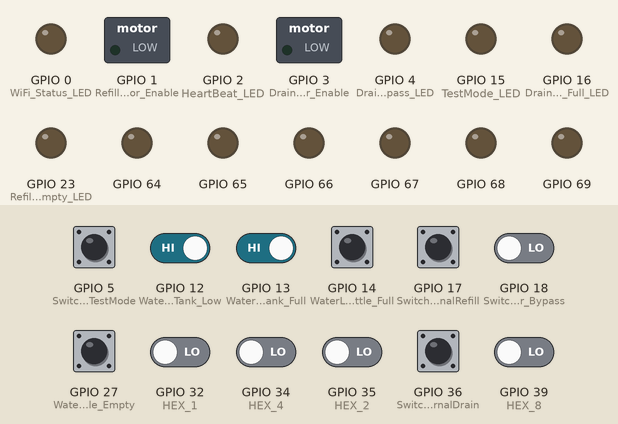
Simulated run of this sketch. Board: ESP32. Parts: switched loads named in the sketch (green lamp = pin HIGH), output pins drawn as LEDs (lit = HIGH). The inputs (shaded band) are chosen by the test bench; at power-on: GPIO 12 (WaterLevel_Tank_Low), GPIO 13 (WaterLevel_Tank_Full), GPIO 14 (WaterLevel_DrainBottle_Full), GPIO 27 (WaterLevel_RefillBottle_Empty) HIGH, GPIO 5 (Switch_TestMode), GPIO 17 (Switch_ExternalRefill), GPIO 18 (Switch_LowLevel_Sensor_Bypass), GPIO 32 (HEX_1), GPIO 34 (HEX_4), GPIO 35 (HEX_2), GPIO 36 (Switch_ExternalDrain), GPIO 39 (HEX_8) LOW.

Above: at 1.2 s.
1.3 s: GPIO 12 (WaterLevel_Tank_Low) driven LOW
At 2.5 s:
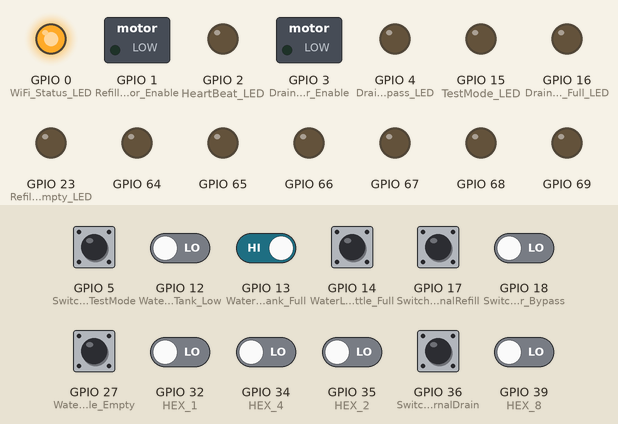
2.8 s: GPIO 13 (WaterLevel_Tank_Full) driven LOW
At 3.6 s:
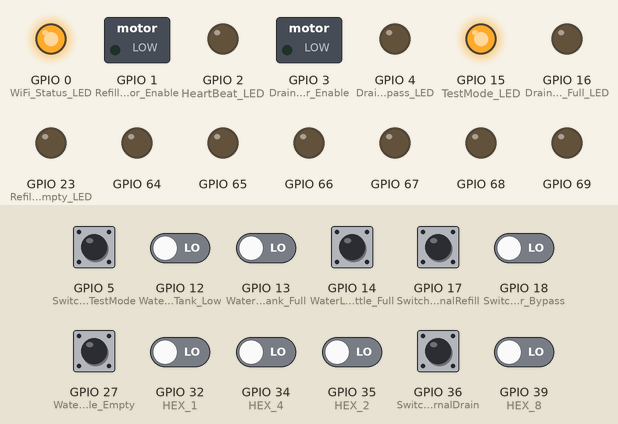
4.3 s: GPIO 14 (WaterLevel_DrainBottle_Full) pulled LOW for 0.15 s
At 4.37 s:
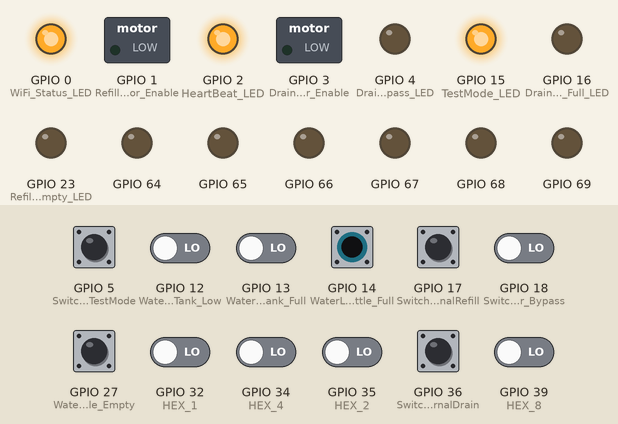
5.9 s: GPIO 17 (Switch_ExternalRefill) pulled HIGH for 0.15 s
At 5.97 s:
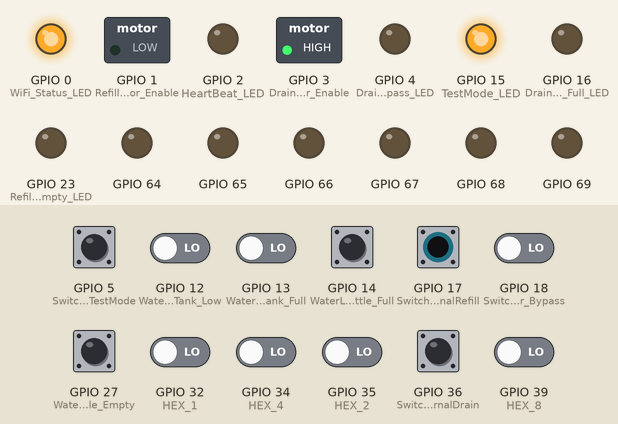
7.5 s: GPIO 18 (Switch_LowLevel_Sensor_Bypass) driven HIGH
At 8.4 s:
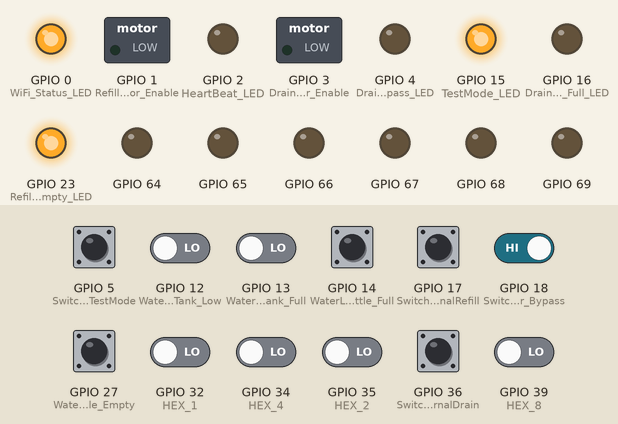
9.0 s: GPIO 27 (WaterLevel_RefillBottle_Empty) pulled LOW for 0.15 s
At 9.07 s:
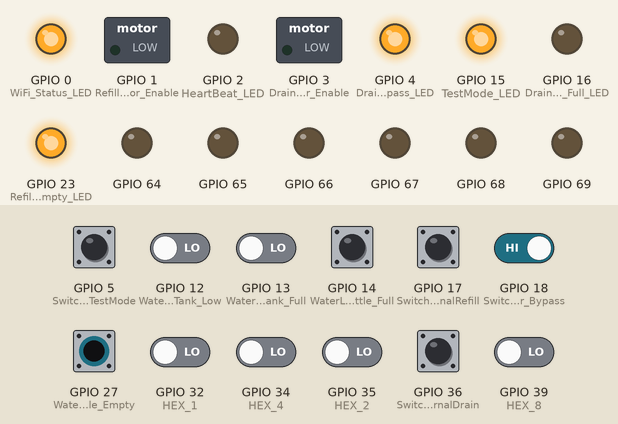
Timing chart, 0 to 11.6 s (numbered marks = the images above; inputs shaded):
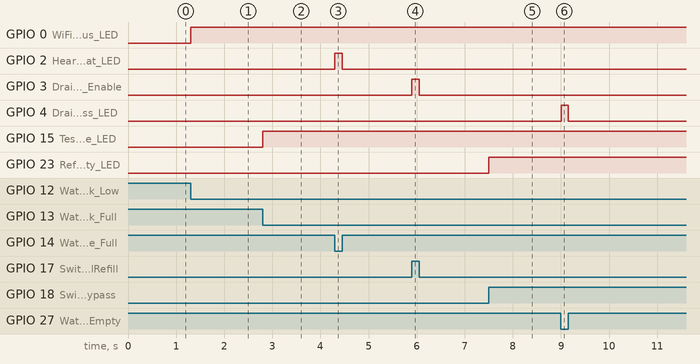

The sketch:

Test_Code2.ino
```cpp
#include <Wire.h>
#include <Adafruit_MCP23X17.h>

Adafruit_MCP23X17 mcp;

//ESP32 Digital IO
#define TestMode_LED                    15
#define HeartBeat_LED                   2
#define WiFi_Status_LED                 0
#define DrainSensor_Bypass_LED          4
#define Drain_Bottle_Full_LED           16
#define Switch_ExternalRefill           17
#define Switch_TestMode                 5
#define Switch_LowLevel_Sensor_Bypass   18
#define Button_TestMode_ValveEnable     19
#define Drain_Motor_Enable              3
#define Refill_Motor_Enable             1
#define Refill_Bottle_Empty_LED         23
#define Switch_ExternalDrain            36
#define HEX_8                           39
#define HEX_4                           34
#define HEX_2                           35
#define HEX_1                           32
#define WaterLevel_RefillBottle_Empty   27
#define WaterLevel_DrainBottle_Full     14
#define WaterLevel_Tank_Low             12
#define WaterLevel_Tank_Full            13

//MCP A
#define Harp_LED_0                      0
#define Harp_LED_1                      1
#define Harp_LED_2                      2
#define Harp_LED_3                      3
#define Harp_LED_4                      4
#define Change_Tank_Water_LED           5
#define NU_3                            6
#define NU_2                            7
//MCP B
#define Valve_0_Enable                  8
#define Valve_1_Enable                  9
#define Valve_2_Enable                  10
#define Valve_3_Enable                  11
#define Valve_4_Enable                  12
#define Valve_5_Enable                  13
#define NU_0                            14
#define NU_1                            15

uint8_t Hex_Val;

void setup()
{
  //Serial.begin(115200);
  pinMode(TestMode_LED, OUTPUT);
  pinMode(HeartBeat_LED, OUTPUT);
  pinMode(WiFi_Status_LED, OUTPUT);
  pinMode(DrainSensor_Bypass_LED, OUTPUT);
  pinMode(Drain_Bottle_Full_LED, OUTPUT);
  pinMode(Drain_Motor_Enable, OUTPUT);
  pinMode(Refill_Motor_Enable, OUTPUT);
  pinMode(Refill_Bottle_Empty_LED, OUTPUT);

  pinMode(Switch_ExternalRefill, INPUT);
  pinMode(Switch_TestMode, INPUT);
  pinMode(Switch_LowLevel_Sensor_Bypass, INPUT);
  pinMode(Button_TestMode_ValveEnable, INPUT);
  pinMode(Switch_ExternalDrain, INPUT);
  pinMode(HEX_8, INPUT);
  pinMode(HEX_4, INPUT);
  pinMode(HEX_2, INPUT);
  pinMode(HEX_1, INPUT);
  pinMode(WaterLevel_RefillBottle_Empty, INPUT);
  pinMode(WaterLevel_DrainBottle_Full, INPUT);
  pinMode(WaterLevel_Tank_Low, INPUT);
  pinMode(WaterLevel_Tank_Full, INPUT);

  // Initialize MCP23017
  if (!mcp.begin_I2C(0x20)) // A0:0, A1:0, A2:0
  {
    Serial.println("Error connecting to MCP23017");
    while (1);
  }

  // Configure GPA as Output
  mcp.pinMode(Harp_LED_0, OUTPUT);
  mcp.pinMode(Harp_LED_1, OUTPUT);
  mcp.pinMode(Harp_LED_2, OUTPUT);
  mcp.pinMode(Harp_LED_3, OUTPUT);
  mcp.pinMode(Harp_LED_4, OUTPUT);
  mcp.pinMode(Change_Tank_Water_LED, OUTPUT);
  mcp.pinMode(NU_3, OUTPUT);
  mcp.pinMode(NU_2, OUTPUT);

  mcp.pinMode(Valve_0_Enable, OUTPUT);
  mcp.pinMode(Valve_1_Enable, OUTPUT);
  mcp.pinMode(Valve_2_Enable, OUTPUT);
  mcp.pinMode(Valve_3_Enable, OUTPUT);
  mcp.pinMode(Valve_4_Enable, OUTPUT);
  mcp.pinMode(Valve_5_Enable, OUTPUT);
  mcp.pinMode(NU_0, OUTPUT);
  mcp.pinMode(NU_1, OUTPUT);

  Hex_Val = 0;
}

void loop()
{
  if(!digitalRead(WaterLevel_Tank_Full))
  {
    digitalWrite(TestMode_LED, HIGH);
  }
  else
  {
    digitalWrite(TestMode_LED, LOW);
  }

  if(!digitalRead(WaterLevel_DrainBottle_Full))
  {
    digitalWrite(HeartBeat_LED, HIGH);
  }
  else
  {
    digitalWrite(HeartBeat_LED, LOW);
  }

  if(!digitalRead(WaterLevel_Tank_Low))
  {
    digitalWrite(WiFi_Status_LED, HIGH);
  }
  else
  {
    digitalWrite(WiFi_Status_LED, LOW);
  }

  if(!digitalRead(WaterLevel_RefillBottle_Empty))
  {
    digitalWrite(DrainSensor_Bypass_LED, HIGH);
  }
  else
  {
    digitalWrite(DrainSensor_Bypass_LED, LOW);
  }

  if(digitalRead(Switch_ExternalDrain))
  {
    digitalWrite(Drain_Bottle_Full_LED, HIGH);
  }
  else
  {
    digitalWrite(Drain_Bottle_Full_LED, LOW);
  }

  if(digitalRead(Switch_ExternalRefill))
  {
    digitalWrite(Drain_Motor_Enable, HIGH);
  }
  else
  {
    digitalWrite(Drain_Motor_Enable, LOW);
  }

  if(digitalRead(Switch_TestMode))
  {
    //digitalWrite(Refill_Motor_Enable, HIGH);
  }
  else
  {
    //digitalWrite(Refill_Motor_Enable, LOW);
  }

  if(digitalRead(Switch_LowLevel_Sensor_Bypass))
  {
    digitalWrite(Refill_Bottle_Empty_LED, HIGH);
  }
  else
  {
    digitalWrite(Refill_Bottle_Empty_LED, LOW);
  }


  Hex_Encoder_Get();
  //Serial.println(Hex_Val);
  if(Hex_Val == 0)
  {
    //Serial.println("HEX 0");
    mcp.digitalWrite(Harp_LED_0, LOW);
    mcp.digitalWrite(Harp_LED_1, LOW);
    mcp.digitalWrite(Harp_LED_2, LOW);
    mcp.digitalWrite(Harp_LED_3, LOW);
    mcp.digitalWrite(Harp_LED_4, LOW);
    mcp.digitalWrite(Change_Tank_Water_LED, LOW);
    mcp.digitalWrite(NU_3, LOW);
    mcp.digitalWrite(NU_2, LOW);
    mcp.digitalWrite(Valve_0_Enable, LOW);
    mcp.digitalWrite(Valve_1_Enable, LOW);
    mcp.digitalWrite(Valve_2_Enable, LOW);
    mcp.digitalWrite(Valve_3_Enable, LOW);
    mcp.digitalWrite(Valve_4_Enable, LOW);
    mcp.digitalWrite(Valve_5_Enable, LOW);
    mcp.digitalWrite(NU_0, LOW);
    mcp.digitalWrite(NU_1, LOW);
  }
  else if(Hex_Val == 1)
  {
    //Serial.println("HEX 1");
    mcp.digitalWrite(Harp_LED_0, HIGH);
  }
  else if(Hex_Val == 2)
  {
    //Serial.println("HEX 2");
    mcp.digitalWrite(Harp_LED_1, HIGH);
  }
  else if(Hex_Val == 3)
  {
    //Serial.println("HEX 3");
    mcp.digitalWrite(Harp_LED_2, HIGH);
  }
  else if(Hex_Val == 4)
  {
    //Serial.println("HEX 4");
    mcp.digitalWrite(Harp_LED_3, HIGH);
  }
  else if(Hex_Val == 5)
  {
    //Serial.println("HEX 5");
    mcp.digitalWrite(Harp_LED_4, HIGH);
  }
  else if(Hex_Val == 6)
  {
    //Serial.println("HEX 6");
    mcp.digitalWrite(Change_Tank_Water_LED, HIGH);
  }
  else if(Hex_Val == 7)
  {
    //Serial.println("HEX 7");
    mcp.digitalWrite(NU_3, HIGH);
  }
  else if(Hex_Val == 8)
  {
    //Serial.println("HEX 8");
    mcp.digitalWrite(NU_2, HIGH);
  }
  else if(Hex_Val == 9)
  {
    //Serial.println("HEX 9");
    mcp.digitalWrite(Valve_0_Enable, HIGH);
  }
  else if(Hex_Val == 10)
  {
    //Serial.println("HEX 10");
    mcp.digitalWrite(Valve_1_Enable, HIGH);
  }
  else if(Hex_Val == 11)
  {
    //Serial.println("HEX 11");
    mcp.digitalWrite(Valve_2_Enable, HIGH);
  }
  else if(Hex_Val == 12)
  {
    //Serial.println("HEX 12");
    mcp.digitalWrite(Valve_3_Enable, HIGH);
  }
  else if(Hex_Val == 13)
  {
    //Serial.println("HEX 13");
    mcp.digitalWrite(Valve_4_Enable, HIGH);
  }
  else if(Hex_Val == 14)
  {
    //Serial.println("HEX 14");
    mcp.digitalWrite(Valve_5_Enable, HIGH);
  }
  else if(Hex_Val == 15)
  {
    //Serial.println("HEX 15");
    mcp.digitalWrite(NU_0, HIGH);
  }
  /*else if(Hex_Val == 16)
  {
    mcp.digitalWrite(NU_1, HIGH);
  }*/
}

void Hex_Encoder_Get()
{
  Hex_Val = ((digitalRead(HEX_8) << 3) |
             (digitalRead(HEX_4) << 2) |
             (digitalRead(HEX_2) << 1) |
              digitalRead(HEX_1));
}
```

Measured:
- after the input at 1.3 s, GPIO 0 (WiFi_Status_LED): LOW → HIGH at once
- after the input at 2.8 s, GPIO 15 (TestMode_LED): LOW → HIGH at once
- after the input at 4.3 s, GPIO 2 (HeartBeat_LED): LOW → HIGH at once, → LOW 0.15 s later
- after the input at 5.9 s, GPIO 3 (Drain_Motor_Enable): LOW → HIGH at once, → LOW 0.15 s later
- after the input at 7.5 s, GPIO 23 (Refill_Bottle_Empty_LED): LOW → HIGH at once
- after the input at 9.0 s, GPIO 4 (DrainSensor_Bypass_LED): LOW → HIGH at once, → LOW 0.15 s later
